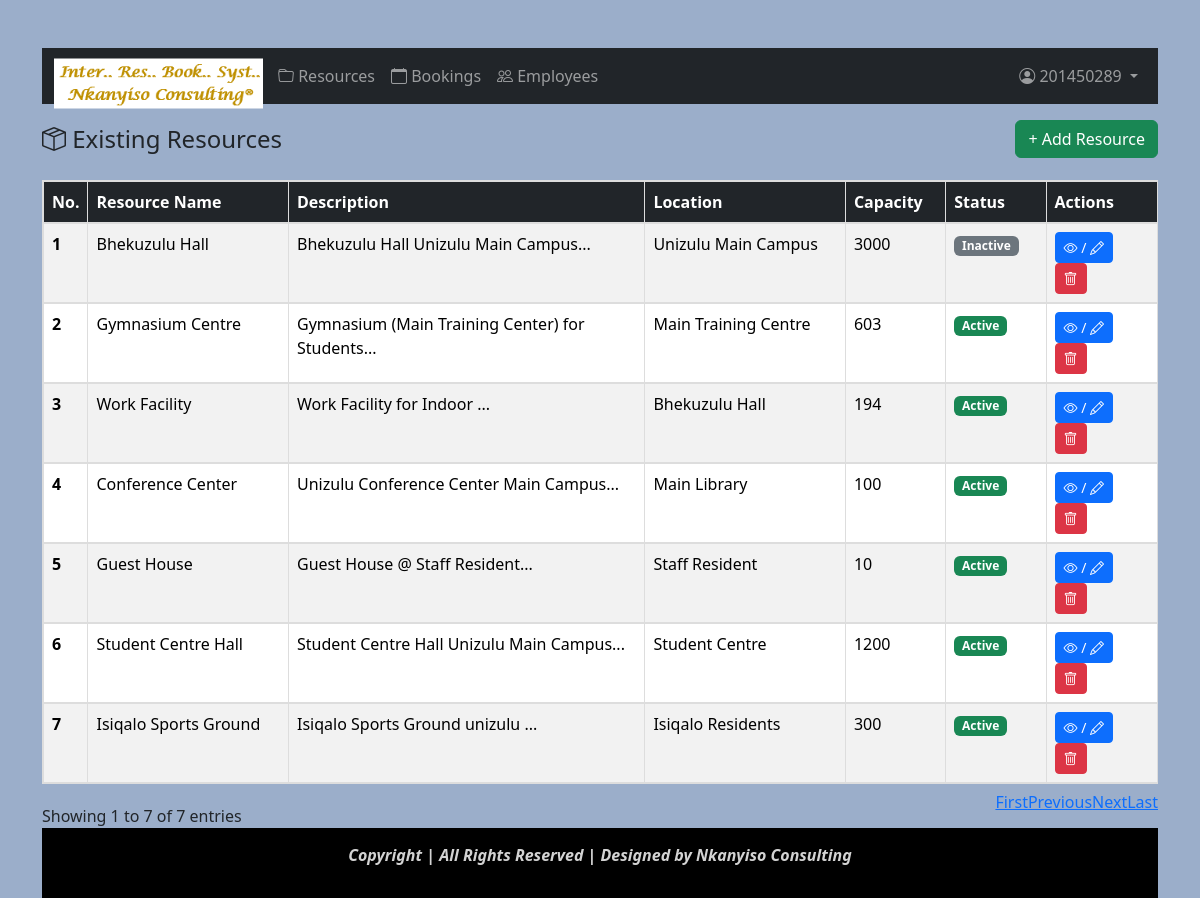
Page /admin_manage_resources.php (signed in) on the committed database.
### tables this page shows
CREATE TABLE `resources` (
  `resource_id` int(11) NOT NULL,
  `resource_name` varchar(30) NOT NULL,
  `description` varchar(200) NOT NULL,
  `location` varchar(50) NOT NULL,
  `capacity` int(10) NOT NULL,
  `picture` varchar(50) NOT NULL,
  `status` enum('Inactive','Active') DEFAULT 'Inactive'
);

### admin_manage_resources.php (the view, shortened to what this page needs)
<?php
require 'assets/includes/db.php';
$resources = $pdo->query("SELECT * FROM resources ORDER BY resource_id DESC")->fetchAll();
?>
<!DOCTYPE html>
<html>
  <head>
    <?php include 'assets/includes/header.php'?>
  </head>
  <body>
    <div class="container mt-5">
      <?php include 'assets/includes/navbar.php'; ?>
      <div class="d-flex justify-content-between align-items-center mb-3 add-resource">
          <h4 class="mb-0">
              <i class="bi bi-box-seam"></i> Existing Resources
          </h4>
          <button class="btn btn-success" data-bs-toggle="modal" data-bs-target="#addResourceModal">+ Add Resource</button>
      </div>
      <div class="table-responsive">
          <table class="table table-bordered table-striped table-hover" id="lftable">
              <colgroup>
                  <col width="4%">
                  <col width="18%">
                  <col width="32%">
                  <col width="18%">
                  <col width="9%">
                  <col width="9%">
                  <col width="10%">
              </colgroup>
              <thead class="table-dark">
                  <tr>
                      <th>No.</th>
                      <th>Resource Name</th>
                      <th>Description</th>
                      <th>Location</th>
                      <th>Capacity</th>
                      <th>Status</th>
                      <th>Actions</th>
                  </tr>
              </thead>
              <tbody>
              <?php
              $count = 1;
              foreach ($resources as $res): ?>
              <tr>
                  <td><b><?php echo $count++; ?></b></td>
                  <td><?= htmlspecialchars($res['resource_name']) ?></td>
                  <td><?= htmlspecialchars(substr($res['description'],0,50)) ?>...</td>
                  <td><?= htmlspecialchars($res['location']) ?></td>
                  <td><?= htmlspecialchars($res['capacity']) ?></td>
                  <td>
                      <span class="badge bg-<?= match($res['status']) {
                          'Active' => 'success',
                          'Inactive' => 'secondary'
                      } ?>">
                          <?= ucfirst($res['status']) ?>
                      </span>
                  </td>
                  <td>
                      <button type="button"
                          class="btn btn-primary btn-sm editResource"
                          data-bs-toggle="modal"
                          data-bs-target="#editResourceModal"
                          data-id="<?= $res['resource_id'] ?>"
                          data-name="<?= htmlspecialchars($res['resource_name']) ?>"
                          data-description="<?= htmlspecialchars($res['description']) ?>"
                          data-location="<?= htmlspecialchars($res['location']) ?>"
                          data-capacity="<?= htmlspecialchars($res['capacity']) ?>"
                          data-available="<?= htmlspecialchars($res['status']) ?>"
                          data-picture="<?= htmlspecialchars($res['picture']) ?>">
                          <i class="bi bi-eye"></i> / <i class="bi bi-pencil"></i>
                      </button>
                      <form method="post" style="display:inline;">
                          <button type="submit" name="delete"  class="btn btn-danger btn-sm"
                              onclick="return confirm('Delete this resource?')"><i class="bi bi-trash"></i>
                          </button>
                      </form>
                  </td>
              </tr>
              <?php endforeach; ?>
              </tbody>
          </table>
      </div>
      <?php include 'assets/includes/footer.php'?>
    </div>
  </body>
</html>

### assets/css/style.css (style rules this page uses)
body { background: linear-gradient(rgba(0, 0, 0, 0.5), rgba(84, 36, 36, 0.5)), url('../images/bg.jpeg') no-repeat center center fixed; background-size: cover; position: relative; margin: 0; padding: 0; }
.table { background-color: #ffffff; color: #333333; }
.table-bordered { border: 1px solid #dddddd; }
.table-bordered > tbody > tr > td, .table-bordered > thead > tr > th { border: 1px solid #dddddd; }
.search-bar, .add-resource, .add-employees { margin: 16px 0; display: flex; gap: 8px; }

### assets/css/style2.css (style rules this page uses)
* { margin:0; padding:0; box-sizing:border-box; }
body { background:#9baeca; font-family:Segoe UI; }

### rows in the picture
resources: resource_name "Bhekuzulu Hall", description "Bhekuzulu Hall Unizulu Main Campus", location "Unizulu Main Campus", capacity "3000", status "Inactive"
resources: resource_name "Gymnasium Centre", description "Gymnasium (Main Training Center) for Students", location "Main Training Centre", capacity "603", status "Active"
resources: resource_name "Work Facility", description "Work Facility for Indoor", location "Bhekuzulu Hall", capacity "194", status "Active"
resources: resource_name "Conference Center", description "Unizulu Conference Center Main Campus", location "Main Library", capacity "100", status "Active"
resources: resource_name "Guest House", description "Guest House @ Staff Resident", location "Staff Resident", capacity "10", status "Active"
resources: resource_name "Student Centre Hall", description "Student Centre Hall Unizulu Main Campus", location "Student Centre", capacity "1200", status "Active"
resources: resource_name "Isiqalo Sports Ground", description "Isiqalo Sports Ground unizulu", location "Isiqalo Residents", capacity "300", status "Active"

### other values in the picture
$_SESSION['user']['employee_no'] "201450289"
